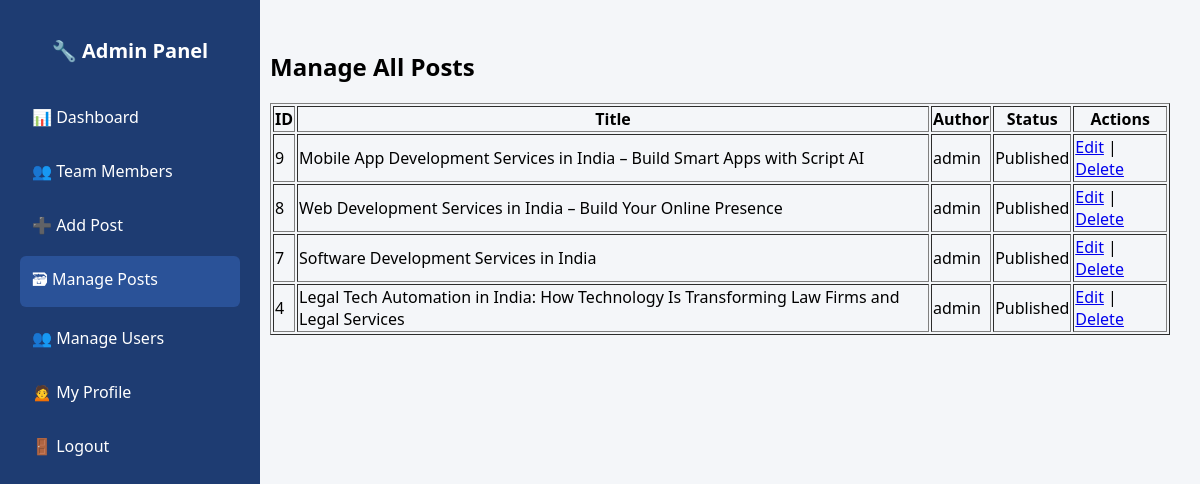
The page /scriptcode/admin/manage-post.php (signed in) on the database its author committed.
### tables this page shows
CREATE TABLE `posts` (
  `id` int(11) NOT NULL,
  `user_id` int(11) DEFAULT NULL,
  `title` varchar(255) DEFAULT NULL,
  `content` text DEFAULT NULL,
  `status` enum('Draft','Published') DEFAULT 'Draft',
  `created_at` timestamp NULL DEFAULT current_timestamp()
);

CREATE TABLE `users` (
  `id` int(11) NOT NULL,
  `username` varchar(100) NOT NULL,
  `email` varchar(150) DEFAULT NULL,
  `password` varchar(255) NOT NULL,
  `role` enum('admin','editor','user','viewer') DEFAULT 'user',
  `created_at` timestamp NULL DEFAULT current_timestamp()
);

### scriptcode/admin/manage-post.php (the view, shortened to what this page needs)
<?php
require '../common/db.php';
$posts = $pdo->query("SELECT p.*, u.username FROM posts p JOIN users u ON p.user_id = u.id ORDER BY created_at DESC")->fetchAll();
?>
<!DOCTYPE html>
<html lang="en">
<head>
</head>
<body>
<?php include 'sidebar.php'; ?>
<div class="main-content">
<h2>Manage All Posts</h2>
<table border="1">
  <tr><th>ID</th><th>Title</th><th>Author</th><th>Status</th><th>Actions</th></tr>
  <?php foreach ($posts as $post): ?>
    <tr>
      <td><?= $post['id'] ?></td>
      <td><?= htmlspecialchars($post['title']) ?></td>
      <td><?= $post['username'] ?></td>
      <td><?= $post['status'] ?></td>
      <td>
        <a href="edit-post.php?id=<?= $post['id'] ?>">Edit</a> |
        <a href="delete-post.php?id=<?= $post['id'] ?>" onclick="return confirm('Delete this post?')">Delete</a>
      </td>
    </tr>
  <?php endforeach; ?>
</table>
</div>
</body>
</html>

### scriptcode/admin/sidebar.php (shortened to what this page needs)
<?php
$current = basename($_SERVER['PHP_SELF']);
?>
<div class="sidebar">
  <h2>🔧 Admin Panel</h2>
  <a href="dashboard.php" class="<?= ($current == 'dashboard.php') ? 'active' : '' ?>">📊 Dashboard</a>
  <a href="team.php" class="<?= ($current == 'team.php') ? 'active' : '' ?>">👥 Team Members</a>
  <a href="add-post.php" class="<?= ($current == 'add-post.php') ? 'active' : '' ?>">➕ Add Post</a>
  <a href="manage-post.php" class="<?= ($current == 'manage-post.php') ? 'active' : '' ?>">🗃 Manage Posts</a>
  <a href="manage-users.php" class="<?= ($current == 'manage-users.php') ? 'active' : '' ?>">👥 Manage Users</a>
  <a href="my-profile.php" class="<?= ($current == 'my-profile.php') ? 'active' : '' ?>">🙍 My Profile</a>
  <a href="../logout.php">🚪 Logout</a>
</div>

### scriptcode/admin/manage-post.php (style rules this page uses)
body { margin: 0; font-family: 'Segoe UI', sans-serif; background-color: #f4f6f9; }
.main-content { margin-left: 240px; padding: 30px; }

### scriptcode/admin/sidebar.php (style rules this page uses)
.sidebar { width: 220px; height: 100vh; background-color: #1e3c72; color: white; padding: 20px; position: fixed; }
.sidebar h2 { color: #fff; margin-bottom: 30px; font-size: 20px; text-align: center; }
.sidebar a { display: block; padding: 12px; margin-bottom: 8px; color: white; text-decoration: none; border-radius: 6px; font-weight: 500; }
.sidebar a.active, .sidebar a:hover { background-color: #2a5298; }

### rows shown on the page
posts: id "9", title "Mobile App Development Services in India – Build Smart Apps with Script AI", user.username "admin", status "Published"
posts: id "8", title "Web Development Services in India – Build Your Online Presence", user.username "admin", status "Published"
posts: id "7", title "Software Development Services in India", user.username "admin", status "Published"
posts: id "4", title "Legal Tech Automation in India: How Technology Is Transforming Law Firms and Legal Services", user.username "admin", status "Published"
